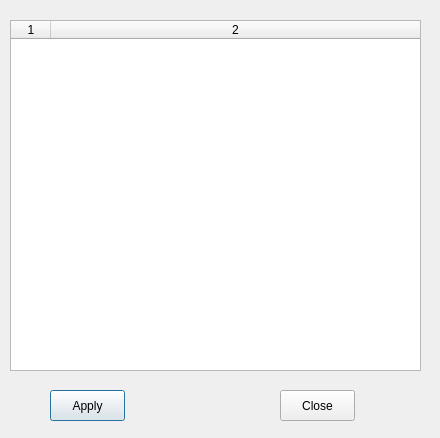
<?xml version="1.0" encoding="UTF-8"?>
<ui version="4.0">
 <class>GrblDialog</class>
 <widget class="QDialog" name="GrblDialog">
  <property name="geometry">
   <rect>
    <x>0</x>
    <y>0</y>
    <width>440</width>
    <height>438</height>
   </rect>
  </property>
  <property name="sizePolicy">
   <sizepolicy hsizetype="Fixed" vsizetype="Fixed">
    <horstretch>0</horstretch>
    <verstretch>0</verstretch>
   </sizepolicy>
  </property>
  <property name="maximumSize">
   <size>
    <width>440</width>
    <height>438</height>
   </size>
  </property>
  <property name="windowTitle">
   <string>Grbl Settings</string>
  </property>
  <widget class="QPushButton" name="btnOk">
   <property name="geometry">
    <rect>
     <x>50</x>
     <y>390</y>
     <width>75</width>
     <height>31</height>
    </rect>
   </property>
   <property name="text">
    <string>Apply</string>
   </property>
  </widget>
  <widget class="QPushButton" name="btnCancel">
   <property name="geometry">
    <rect>
     <x>280</x>
     <y>390</y>
     <width>75</width>
     <height>31</height>
    </rect>
   </property>
   <property name="text">
    <string>Close</string>
   </property>
  </widget>
  <widget class="QTableWidget" name="table">
   <property name="geometry">
    <rect>
     <x>10</x>
     <y>20</y>
     <width>411</width>
     <height>351</height>
    </rect>
   </property>
   <property name="sizePolicy">
    <sizepolicy hsizetype="Expanding" vsizetype="Expanding">
     <horstretch>10</horstretch>
     <verstretch>0</verstretch>
    </sizepolicy>
   </property>
   <property name="inputMethodHints">
    <set>Qt::ImhNone</set>
   </property>
   <property name="autoScrollMargin">
    <number>30</number>
   </property>
   <property name="cornerButtonEnabled">
    <bool>true</bool>
   </property>
   <property name="columnCount">
    <number>2</number>
   </property>
   <attribute name="horizontalHeaderCascadingSectionResizes">
    <bool>true</bool>
   </attribute>
   <attribute name="horizontalHeaderDefaultSectionSize">
    <number>40</number>
   </attribute>
   <attribute name="horizontalHeaderMinimumSectionSize">
    <number>40</number>
   </attribute>
   <attribute name="horizontalHeaderStretchLastSection">
    <bool>true</bool>
   </attribute>
   <attribute name="verticalHeaderDefaultSectionSize">
    <number>30</number>
   </attribute>
   <column/>
   <column/>
  </widget>
 </widget>
 <resources/>
 <connections/>
</ui>
